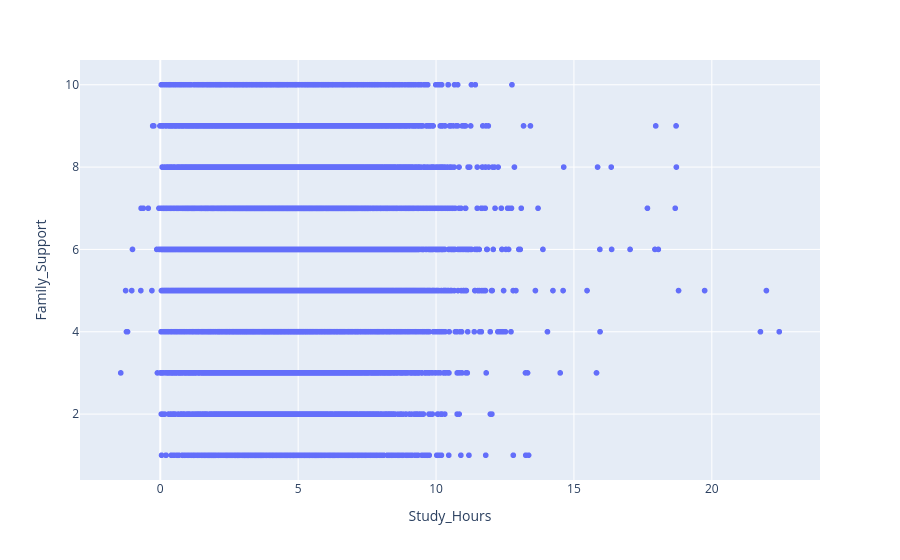

Notebook source saved alongside this figure:
### Code cell
px.scatter(stress_rd,x='Study_Hours',y='Family_Support')

### Figure 1 — Plotly figure (JSON) as saved in the notebook; plotly's stock layout.template omitted (floating-point values rounded to 4 significant figures; data arrays with more than 128 entries replaced by an {"elided": "..."} marker saying what was removed)
{"data": [{"hovertemplate": "Study_Hours=%{x}<br>Family_Support=%{y}<extra></extra>", "legendgroup": "", "marker": {"color": "#636efa", "symbol": "circle"}, "mode": "markers", "name": "", "showlegend": false, "type": "scattergl", "x": {"elided": "25500 float values"}, "xaxis": "x", "y": {"elided": "25500 float values"}, "yaxis": "y"}], "layout": {"legend": {"tracegroupgap": 0}, "margin": {"t": 60}, "xaxis": {"anchor": "y", "domain": [0, 1], "title": {"text": "Study_Hours"}}, "yaxis": {"anchor": "x", "domain": [0, 1], "title": {"text": "Family_Support"}}}}
